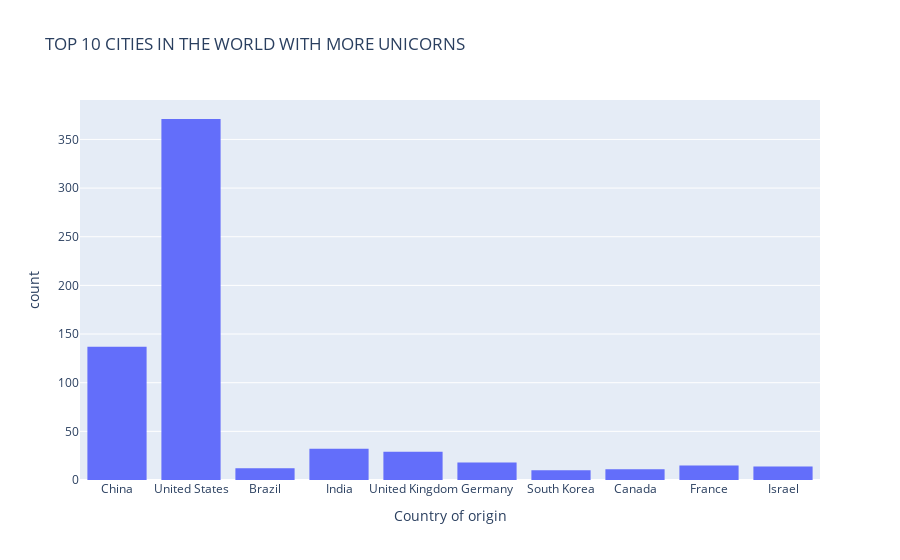

Source (notebook cell):
### Code cell
best_country.show()

### Figure 1 — Plotly figure (JSON) as saved in the notebook; plotly's stock layout.template omitted (floating-point values rounded to 4 significant figures; data arrays with more than 128 entries replaced by an {"elided": "..."} marker saying what was removed)
{"data": [{"alignmentgroup": "True", "bingroup": "x", "hovertemplate": "Country of origin=%{x}<br>count=%{y}<extra></extra>", "legendgroup": "", "marker": {"color": "#636efa", "pattern": {"shape": ""}}, "name": "", "offsetgroup": "", "orientation": "v", "showlegend": false, "type": "histogram", "x": {"elided": "649 str values"}, "xaxis": "x", "yaxis": "y"}], "layout": {"barmode": "relative", "legend": {"tracegroupgap": 0}, "title": {"text": "TOP 10 CITIES IN THE WORLD WITH MORE UNICORNS"}, "xaxis": {"anchor": "y", "domain": [0, 1], "title": {"text": "Country of origin"}}, "yaxis": {"anchor": "x", "domain": [0, 1], "title": {"text": "count"}}}}
